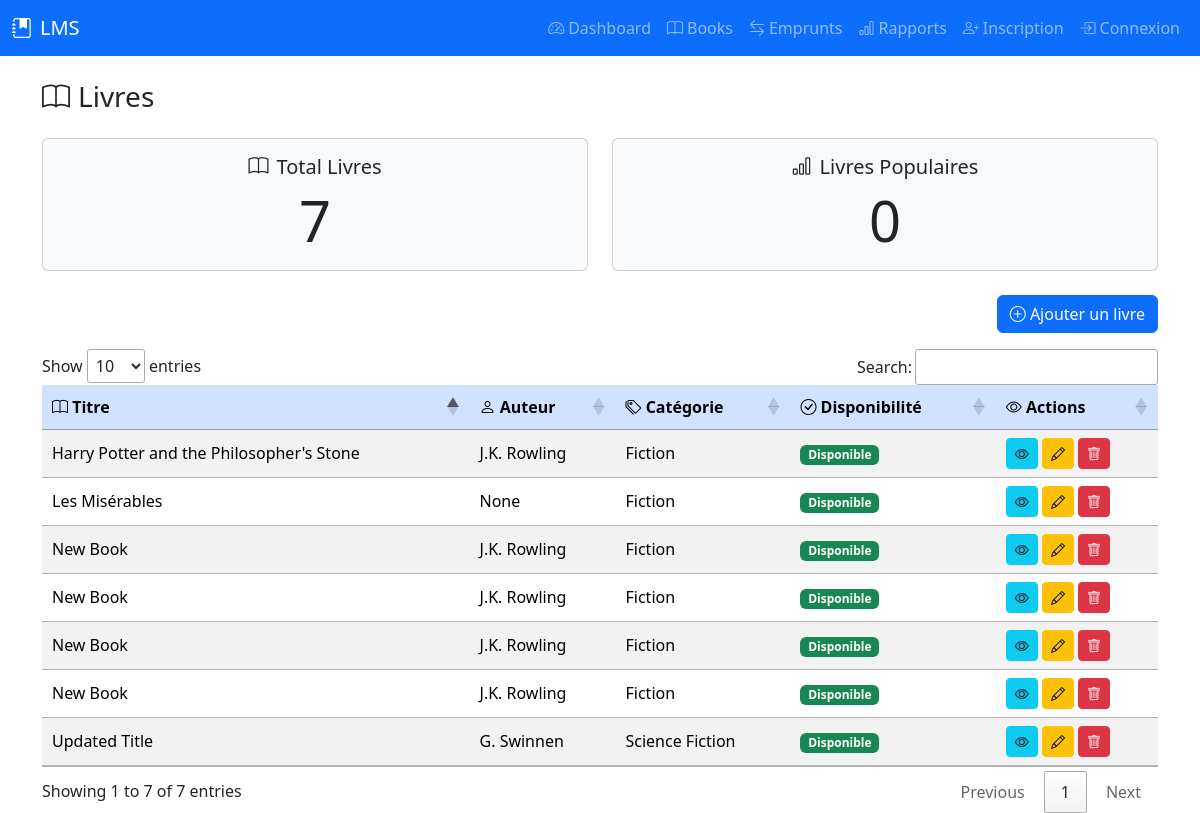
/books, run on the app's committed database.
### tables this page shows
CREATE TABLE books (
            book_id INTEGER PRIMARY KEY AUTOINCREMENT,
            title TEXT NOT NULL,
            author_id INTEGER,
            category_id INTEGER,
            isbn TEXT UNIQUE,
            publication_year INTEGER,
            publisher TEXT,
            quantity INTEGER DEFAULT 1,
            available_quantity INTEGER DEFAULT 1,
            FOREIGN KEY (author_id) REFERENCES authors (author_id),
            FOREIGN KEY (category_id) REFERENCES categories (category_id)
        );

CREATE TABLE categories (
            category_id INTEGER PRIMARY KEY AUTOINCREMENT,
            name TEXT NOT NULL,
            description TEXT
        );

CREATE TABLE authors (
            author_id INTEGER PRIMARY KEY AUTOINCREMENT,
            name TEXT NOT NULL,
            biography TEXT
        );

### controllers/dashboard_controller.py (the view)
@dashboard_blueprint.route('/books', methods=['GET'])
def books():
    try:
        stats = dashboard_service.get_dashboard_statistics()
        books_data = dashboard_service.get_books_data()
        return render_template('books.html', **stats, books=books_data)
    except Exception as e:
        return jsonify({'error': str(e)}), 500

### models/author.py (called while the page is built)
    @property
    def name(self):
        return self._get_attribute("name")

    @classmethod
    def all(cls):
        query = f"SELECT * FROM {cls.TABLE_NAME}"
        results = DatabaseConnection.execute_query(query)
        if results:
            conn = DatabaseConnection.get_connection()
            cursor = conn.cursor()
            cursor.execute(f"PRAGMA table_info({cls.TABLE_NAME})")
            columns = [column[1] for column in cursor.fetchall()]
            conn.close()
            return [cls(**dict(zip(columns, result))) for result in results]
        return []

    @classmethod
    def find_by_id(cls, author_id):
        query = f"SELECT * FROM {cls.TABLE_NAME} WHERE {cls.PRIMARY_KEY} = ?"
        result = DatabaseConnection.execute_query(query, (author_id,))
        if result:
            conn = DatabaseConnection.get_connection()
            cursor = conn.cursor()
            cursor.execute(f"PRAGMA table_info({cls.TABLE_NAME})")
            columns = [column[1] for column in cursor.fetchall()]
            conn.close()
            return cls(**dict(zip(columns, result[0])))
        return None

### models/base_model.py (called while the page is built)
    def _get_attribute(self, name):
        return self._attributes.get(name)

    def _set_attribute(self, name, value):
        self._attributes[name] = value

    def __setattr__(self, name, value):
        if name == "_attributes":
            super().__setattr__(name, value)
        else:
            self._set_attribute(name, value)

    @classmethod
    def find_by_id(cls, id: int):
        if not cls.TABLE_NAME or not cls.PRIMARY_KEY:
            raise NotImplementedError("TABLE_NAME and PRIMARY_KEY must be defined in subclass")
        query = f"SELECT * FROM {cls.TABLE_NAME} WHERE {cls.PRIMARY_KEY} = ?"
        result = DatabaseConnection.execute_query(query, (id,))
        if result and len(result) > 0:
            conn = DatabaseConnection.get_connection()
            cursor = conn.cursor()
            cursor.execute(f"PRAGMA table_info({cls.TABLE_NAME})")
            columns = [column[1] for column in cursor.fetchall()]
            conn.close()
            record_dict = dict(zip(columns, result[0]))
            return cls(**record_dict)
        return None

### models/book.py (called while the page is built)
    @property
    def book_id(self):
        return self._get_attribute("book_id")

    @property
    def title(self):
        return self._get_attribute("title")

    @property
    def author_id(self):
        return self._get_attribute("author_id")

### templates/books.html (shortened to what this page needs)
<!DOCTYPE html>
<html lang="fr">
<head>
    <link rel="stylesheet" href="/static/css/style.css">
    <link href="https://cdn.jsdelivr.net/npm/bootstrap@5.3.2/dist/css/bootstrap.min.css" rel="stylesheet">
    <link rel="stylesheet" href="https://cdn.jsdelivr.net/npm/bootstrap-icons@1.11.3/font/bootstrap-icons.css">
    <link rel="stylesheet" href="https://cdn.datatables.net/1.13.4/css/jquery.dataTables.min.css">
</head>
<body>
{% include 'includes/navbar.html' %}
<div class="container">
    <h3 class="mb-4"><i class="bi bi-book me-2"></i>Livres</h3>
    <div class="row text-center mb-4">
        <div class="col-md-6">
            <div class="card bg-light">
                <div class="card-body">
                    <h5 class="card-title"><i class="bi bi-book me-2"></i>Total Livres</h5>
                    <p class="card-text display-4">{{ total_books }}</p>
                </div>
            </div>
        </div>
        <div class="col-md-6">
            <div class="card bg-light">
                <div class="card-body">
                    <h5 class="card-title"><i class="bi bi-bar-chart me-2"></i>Livres Populaires</h5>
                    <p class="card-text display-4">{{total_popular_books}}</p>
                </div>
            </div>
        </div>
    </div>
    <div class="d-flex justify-content-end mb-3">
        <button class="btn btn-primary" id="addBookButton" title="Ajouter un nouveau livre">
            <i class="bi bi-plus-circle"></i> Ajouter un livre
        </button>
    </div>
    <div class="table-responsive">
        <table id="booksTable" class="table table-striped table-hover align-middle">
            <thead class="table-primary">
                <tr>
                    <th><i class="bi bi-book"></i> Titre</th>
                    <th><i class="bi bi-person"></i> Auteur</th>
                    <th><i class="bi bi-tags"></i> Catégorie</th>
                    <th><i class="bi bi-check-circle"></i> Disponibilité</th>
                    <th><i class="bi bi-eye"></i> Actions</th>
                </tr>
            </thead>
            <tbody>
                {% for book in books %}
                    <tr data-isbn="{{ book.isbn }}" data-publication-year="{{ book.publication_year }}" data-publisher="{{ book.publisher }}" data-quantity="{{ book.quantity }}" data-available-quantity="{{ book.available_quantity }}">
                        <td>{{ book.title }}</td>
                        <td>{{ book.author }}</td>
                        <td>{{ book.category }}</td>
                        <td>
                            {% if book.available_quantity > 0 %}
                            <span class="badge bg-success">Disponible</span>
                            {% else %}
                            <span class="badge bg-danger">Emprunté</span>
                            {% endif %}
                        </td>
                        <td>
                            <button class="btn btn-info btn-sm see-detail-book" title="Voir détails"><i class="bi bi-eye"></i></button>
                            <button class="btn btn-warning btn-sm edit-book" title="Modifier"><i class="bi bi-pencil"></i></button>
                            <button class="btn btn-danger btn-sm delete-book" title="Supprimer"><i class="bi bi-trash"></i></button>
                        </td>
                    </tr>
                    {% endfor %}
            </tbody>
        </table>
    </div>
</div>
</body>
</html>

### data on the page
books: title "Les Misérables"
categories: category "Fiction" "Fiction" "Fiction" "Fiction" "Fiction" "Fiction"
books: title "Harry Potter and the Philosopher's Stone"
authors: author "J.K. Rowling" "J.K. Rowling" "J.K. Rowling" "J.K. Rowling" "J.K. Rowling"
books: title "Updated Title"
authors: author "G. Swinnen"
categories: category "Science Fiction"
books: title "New Book"
books: title "New Book"
books: title "New Book"
books: title "New Book"

### other printed values
{{ total_books }} "7"
{{ total_popular_books }} "0"
{{ book.author }} "None"
